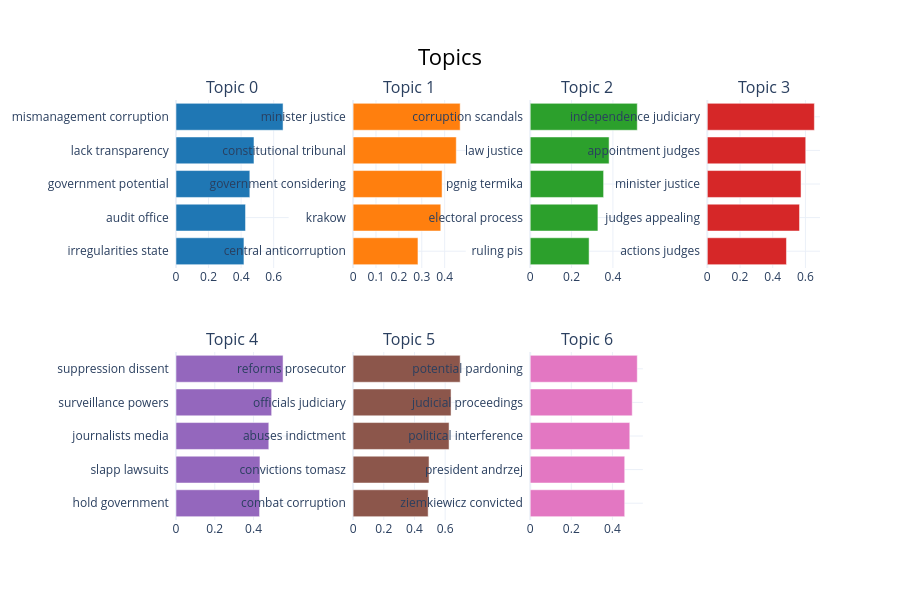
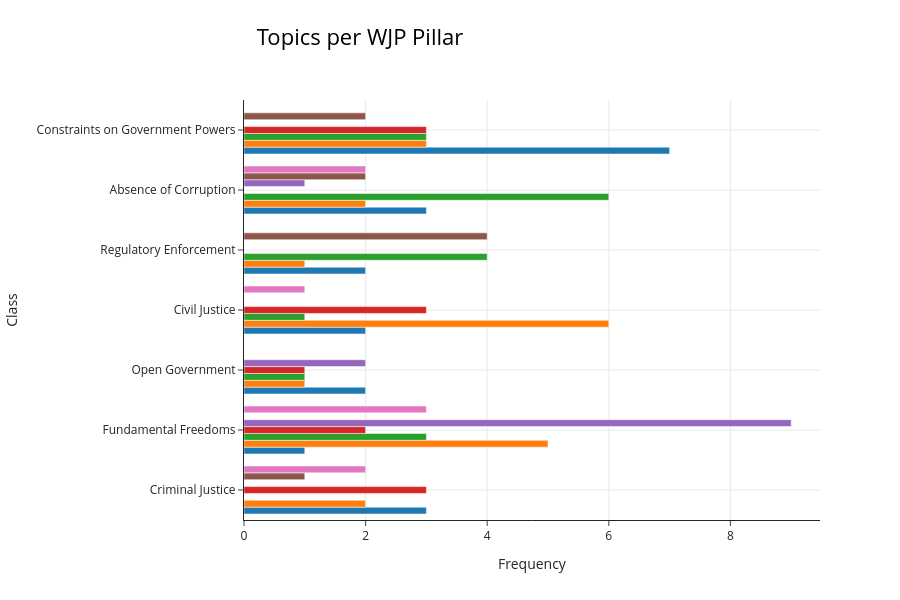
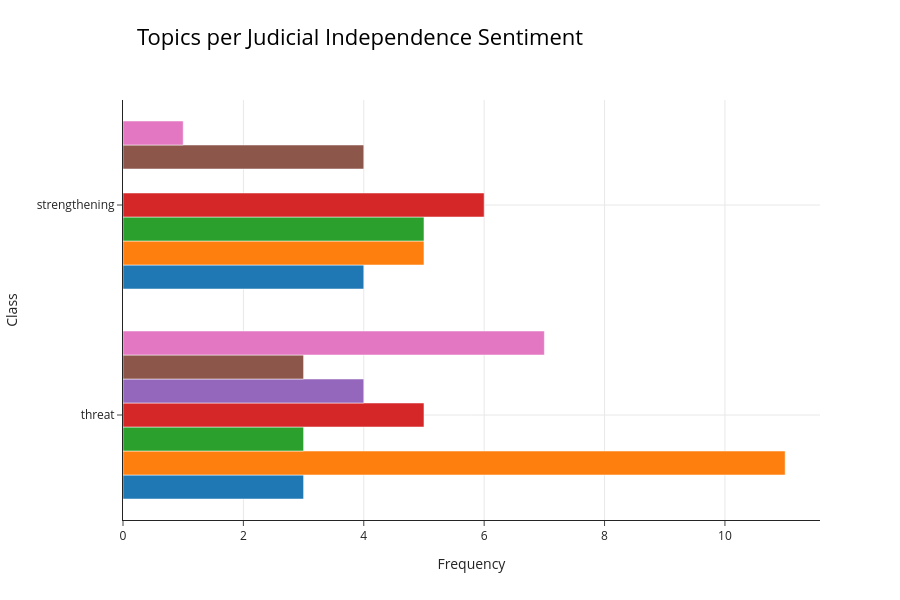

Here is the notebook cell these charts were saved with, in order:
### Code cell
fig_bar = load_figure(f"bar_{COUNTRY}_{MODULE1_STRATEGY}")
fig_bar.update_layout(width=None, height=600)
fig_bar.show()

fig_tpc_pillar = load_figure(f"tpc_{COUNTRY}_{MODULE1_STRATEGY}_pillar")
fig_tpc_pillar.update_layout(width=None, height=600)
fig_tpc_pillar.show()

fig_tpc_sentiment = load_figure(f"tpc_{COUNTRY}_{MODULE1_STRATEGY}_sentiment")
fig_tpc_sentiment.update_layout(width=None, height=600)
fig_tpc_sentiment.show()

### Figure 1 — Plotly figure (JSON) as saved in the notebook; plotly's stock layout.template omitted (floating-point values rounded to 4 significant figures)
{"data": [{"marker": {"color": "#1f77b4"}, "orientation": "h", "type": "bar", "x": [0.4173, 0.427, 0.4535, 0.479, 0.6576], "xaxis": "x", "y": ["irregularities state  ", "audit office  ", "government potential  ", "lack transparency  ", "mismanagement corruption  "], "yaxis": "y"}, {"marker": {"color": "#ff7f0e"}, "orientation": "h", "type": "bar", "x": [0.2833, 0.383, 0.3887, 0.4507, 0.4677], "xaxis": "x2", "y": ["central anticorruption  ", "krakow  ", "government considering  ", "constitutional tribunal  ", "minister justice  "], "yaxis": "y2"}, {"marker": {"color": "#2ca02c"}, "orientation": "h", "type": "bar", "x": [0.2849, 0.3275, 0.355, 0.3816, 0.5179], "xaxis": "x3", "y": ["ruling pis  ", "electoral process  ", "pgnig termika  ", "law justice  ", "corruption scandals  "], "yaxis": "y3"}, {"marker": {"color": "#d62728"}, "orientation": "h", "type": "bar", "x": [0.484, 0.5639, 0.5731, 0.6017, 0.6546], "xaxis": "x4", "y": ["actions judges  ", "judges appealing  ", "minister justice  ", "appointment judges  ", "independence judiciary  "], "yaxis": "y4"}, {"marker": {"color": "#9467bd"}, "orientation": "h", "type": "bar", "x": [0.4311, 0.4331, 0.4788, 0.4935, 0.5524], "xaxis": "x5", "y": ["hold government  ", "slapp lawsuits  ", "journalists media  ", "surveillance powers  ", "suppression dissent  "], "yaxis": "y5"}, {"marker": {"color": "#8c564b"}, "orientation": "h", "type": "bar", "x": [0.4891, 0.4949, 0.6254, 0.6384, 0.6978], "xaxis": "x6", "y": ["combat corruption  ", "convictions tomasz  ", "abuses indictment  ", "officials judiciary  ", "reforms prosecutor  "], "yaxis": "y6"}, {"marker": {"color": "#e377c2"}, "orientation": "h", "type": "bar", "x": [0.4598, 0.4599, 0.4846, 0.4964, 0.5209], "xaxis": "x7", "y": ["ziemkiewicz convicted  ", "president andrzej  ", "political interference  ", "judicial proceedings  ", "potential pardoning  "], "yaxis": "y7"}], "layout": {"annotations": [{"font": {"size": 16}, "showarrow": false, "text": "Topic 0", "x": 0.0875, "xanchor": "center", "xref": "paper", "y": 1, "yanchor": "bottom", "yref": "paper"}, {"font": {"size": 16}, "showarrow": false, "text": "Topic 1", "x": 0.3625, "xanchor": "center", "xref": "paper", "y": 1, "yanchor": "bottom", "yref": "paper"}, {"font": {"size": 16}, "showarrow": false, "text": "Topic 2", "x": 0.6375, "xanchor": "center", "xref": "paper", "y": 1, "yanchor": "bottom", "yref": "paper"}, {"font": {"size": 16}, "showarrow": false, "text": "Topic 3", "x": 0.9125, "xanchor": "center", "xref": "paper", "y": 1, "yanchor": "bottom", "yref": "paper"}, {"font": {"size": 16}, "showarrow": false, "text": "Topic 4", "x": 0.0875, "xanchor": "center", "xref": "paper", "y": 0.4, "yanchor": "bottom", "yref": "paper"}, {"font": {"size": 16}, "showarrow": false, "text": "Topic 5", "x": 0.3625, "xanchor": "center", "xref": "paper", "y": 0.4, "yanchor": "bottom", "yref": "paper"}, {"font": {"size": 16}, "showarrow": false, "text": "Topic 6", "x": 0.6375, "xanchor": "center", "xref": "paper", "y": 0.4, "yanchor": "bottom", "yref": "paper"}], "height": 600, "hoverlabel": {"bgcolor": "white", "font": {"family": "Rockwell", "size": 16}}, "showlegend": false, "title": {"font": {"color": "Black", "size": 22}, "text": "Topics", "x": 0.5, "xanchor": "center", "yanchor": "top"}, "xaxis": {"anchor": "y", "domain": [0, 0.175], "showgrid": true}, "xaxis2": {"anchor": "y2", "domain": [0.275, 0.45], "showgrid": true}, "xaxis3": {"anchor": "y3", "domain": [0.55, 0.725], "showgrid": true}, "xaxis4": {"anchor": "y4", "domain": [0.825, 1], "showgrid": true}, "xaxis5": {"anchor": "y5", "domain": [0, 0.175], "showgrid": true}, "xaxis6": {"anchor": "y6", "domain": [0.275, 0.45], "showgrid": true}, "xaxis7": {"anchor": "y7", "domain": [0.55, 0.725], "showgrid": true}, "xaxis8": {"anchor": "y8", "domain": [0.825, 1], "showgrid": true}, "yaxis": {"anchor": "x", "domain": [0.6, 1], "showgrid": true}, "yaxis2": {"anchor": "x2", "domain": [0.6, 1], "showgrid": true}, "yaxis3": {"anchor": "x3", "domain": [0.6, 1], "showgrid": true}, "yaxis4": {"anchor": "x4", "domain": [0.6, 1], "showgrid": true}, "yaxis5": {"anchor": "x5", "domain": [0, 0.4], "showgrid": true}, "yaxis6": {"anchor": "x6", "domain": [0, 0.4], "showgrid": true}, "yaxis7": {"anchor": "x7", "domain": [0, 0.4], "showgrid": true}, "yaxis8": {"anchor": "x8", "domain": [0, 0.4], "showgrid": true}}}

### Figure 2 — Plotly figure (JSON) as saved in the notebook; plotly's stock layout.template omitted (floating-point values rounded to 4 significant figures)
{"data": [{"hoverinfo": "text", "hovertext": ["<b>Topic 0</b><br>Words: ineffective, financial crimes, crimes, vat, investigations", "<b>Topic 0</b><br>Words: failure investigate, failure, investigate prosecute, prosecute, wrongdoing", "<b>Topic 0</b><br>Words: owned companies, batory foundation, batory, state owned, owned", "<b>Topic 0</b><br>Words: vat fraud, fraud, vat, fraud case, parliamentary committee", "<b>Topic 0</b><br>Words: owned companies, state owned, owned, audit office, supreme audit", "<b>Topic 0</b><br>Words: mismanagement corruption, corruption state, mismanagement, transparency accountability, state", "<b>Topic 0</b><br>Words: suggest significant, misconduct, financial misconduct, significant change, evidence"], "marker": {"color": "#1f77b4"}, "name": "0_mismanagement corruption_lack transpar...", "orientation": "h", "type": "bar", "visible": true, "x": [3, 1, 2, 2, 2, 3, 7], "y": ["Criminal Justice", "Fundamental Freedoms", "Open Government", "Civil Justice", "Regulatory Enforcement", "Absence of Corruption", "Constraints on Government Powers"]}, {"hoverinfo": "text", "hovertext": ["<b>Topic 1</b><br>Words: judge juszczyszyn, appointments promotions, promotions, reinstatement judge, ncj judges", "<b>Topic 1</b><br>Words: judicial, ncj, ruled, judicial reform, opposition", "<b>Topic 1</b><br>Words: pis members, politicization judiciary, president judge, allegations undermines, parallel justice", "<b>Topic 1</b><br>Words: national council, council judiciary, council, delays, national", "<b>Topic 1</b><br>Words: trust institutions, concerns erosion, dariusz filar, judiciary professor, professor dariusz", "<b>Topic 1</b><br>Words: year, old, year old, man, minister", "<b>Topic 1</b><br>Words: news reports, reports, news, party, scheduled"], "marker": {"color": "#ff7f0e"}, "name": "1_minister justice_constitutional tribun...", "orientation": "h", "type": "bar", "visible": true, "x": [2, 5, 1, 6, 1, 2, 3], "y": ["Criminal Justice", "Fundamental Freedoms", "Open Government", "Civil Justice", "Regulatory Enforcement", "Absence of Corruption", "Constraints on Government Powers"]}, {"hoverinfo": "text", "hovertext": ["<b>Topic 2</b><br>Words: envelope elections, envelope, elections, investigating, scandals", "<b>Topic 2</b><br>Words: scandal, visa scandal, visa, scandal involving, scandal visa", "<b>Topic 2</b><br>Words: visa scandal, visa, scandal visa, scandal, ability address", "<b>Topic 2</b><br>Words: days rule, days, fairness, final days, final", "<b>Topic 2</b><br>Words: corruption scandals, scandals, pis, pis party, corrupt practices", "<b>Topic 2</b><br>Words: discusses, discusses challenges, news, reports, news reports"], "marker": {"color": "#2ca02c"}, "name": "2_corruption scandals_law justice_pgnig ...", "orientation": "h", "type": "bar", "visible": true, "x": [3, 1, 1, 4, 6, 3], "y": ["Fundamental Freedoms", "Open Government", "Civil Justice", "Regulatory Enforcement", "Absence of Corruption", "Constraints on Government Powers"]}, {"hoverinfo": "text", "hovertext": ["<b>Topic 3</b><br>Words: tribunal, judges, supreme court, constitutional tribunal, debts", "<b>Topic 3</b><br>Words: disciplinary, disciplinary spokesmen, spokesmen, spokesmen minister, special disciplinary", "<b>Topic 3</b><br>Words: undermining independence, trust legal, tribunal judge, tribunal changes, concerns justice", "<b>Topic 3</b><br>Words: appealing, dismiss court, court presidents, nominated zbigniew, nominated", "<b>Topic 3</b><br>Words: resisting, resisting political, ryszard, judge ryszard, judicial independence"], "marker": {"color": "#d62728"}, "name": "3_independence judiciary_appointment jud...", "orientation": "h", "type": "bar", "visible": true, "x": [3, 2, 1, 3, 3], "y": ["Criminal Justice", "Fundamental Freedoms", "Open Government", "Civil Justice", "Constraints on Government Powers"]}, {"hoverinfo": "text", "hovertext": ["<b>Topic 4</b><br>Words: media, journalists, exemplifies, exemplifies trend, lawsuits", "<b>Topic 4</b><br>Words: documentation, intelligence, intelligence services, services, surveillance", "<b>Topic 4</b><br>Words: public media, media, veto, depoliticize public, duda veto"], "marker": {"color": "#9467bd"}, "name": "4_suppression dissent_surveillance power...", "orientation": "h", "type": "bar", "visible": true, "x": [9, 2, 1], "y": ["Fundamental Freedoms", "Open Government", "Absence of Corruption"]}, {"hoverinfo": "text", "hovertext": ["<b>Topic 5</b><br>Words: rights abuses, past human, abuses, past, human rights", "<b>Topic 5</b><br>Words: power prosecutor, legal consequences, consequences, prosecutor, dismissal national", "<b>Topic 5</b><br>Words: prosecutors, prosecutorial, reforms prosecutor, reforms, prosecutor", "<b>Topic 5</b><br>Words: unlawful, unlawful actions, heads, mariusz maciej, maciej"], "marker": {"color": "#8c564b"}, "name": "5_reforms prosecutor_officials judiciary...", "orientation": "h", "type": "bar", "visible": true, "x": [1, 4, 2, 2], "y": ["Criminal Justice", "Regulatory Enforcement", "Absence of Corruption", "Constraints on Government Powers"]}, {"hoverinfo": "text", "hovertext": ["<b>Topic 6</b><br>Words: magdalena, interference trials, pardoning ziemkiewicz, potential pardoning, ziemkiewicz magdalena", "<b>Topic 6</b><br>Words: pardons, convicted, conflicting, presidential, presidential pardons", "<b>Topic 6</b><br>Words: mandates, potential political, influence legal, dismissal barski, involvement high", "<b>Topic 6</b><br>Words: presidential, presidential pardons, pardons, cba heads, cba"], "marker": {"color": "#e377c2"}, "name": "6_potential pardoning_judicial proceedin...", "orientation": "h", "type": "bar", "visible": true, "x": [2, 3, 1, 2], "y": ["Criminal Justice", "Fundamental Freedoms", "Civil Justice", "Absence of Corruption"]}], "layout": {"height": 600, "hoverlabel": {"bgcolor": "white", "font": {"family": "Rockwell", "size": 16}}, "legend": {"title": {"text": "<b>Global Topic Representation"}}, "showlegend": false, "title": {"font": {"color": "Black", "size": 22}, "text": "Topics per WJP Pillar", "x": 0.4, "xanchor": "center", "y": 0.95, "yanchor": "top"}, "xaxis": {"showgrid": true, "title": {"text": "Frequency"}}, "yaxis": {"showgrid": true, "title": {"text": "Class"}}}}

### Figure 3 — Plotly figure (JSON) as saved in the notebook; plotly's stock layout.template omitted (floating-point values rounded to 4 significant figures)
{"data": [{"hoverinfo": "text", "hovertext": ["<b>Topic 0</b><br>Words: corruption state, mismanagement corruption, mismanagement, owned companies, owned", "<b>Topic 0</b><br>Words: financial misconduct, financial, financial crimes, crimes, demonstrate"], "marker": {"color": "#1f77b4"}, "name": "0_mismanagement corruption_lack transpar...", "orientation": "h", "type": "bar", "visible": true, "x": [3, 4], "y": ["threat", "strengthening"]}, {"hoverinfo": "text", "hovertext": ["<b>Topic 1</b><br>Words: judges, judicial, party, news, news reports", "<b>Topic 1</b><br>Words: national council, council judiciary, juszczyszyn, council, national"], "marker": {"color": "#ff7f0e"}, "name": "1_minister justice_constitutional tribun...", "orientation": "h", "type": "bar", "visible": true, "x": [11, 5], "y": ["threat", "strengthening"]}, {"hoverinfo": "text", "hovertext": ["<b>Topic 2</b><br>Words: visa, days, final days, days rule, scandal", "<b>Topic 2</b><br>Words: scandals, corruption scandals, pis, pis party, corrupt practices"], "marker": {"color": "#2ca02c"}, "name": "2_corruption scandals_law justice_pgnig ...", "orientation": "h", "type": "bar", "visible": true, "x": [3, 5], "y": ["threat", "strengthening"]}, {"hoverinfo": "text", "hovertext": ["<b>Topic 3</b><br>Words: tribunal, constitutional tribunal, judges, constitutional, disciplinary", "<b>Topic 3</b><br>Words: judges, disciplinary, dismiss, minister justice, presidents nominated"], "marker": {"color": "#d62728"}, "name": "3_independence judiciary_appointment jud...", "orientation": "h", "type": "bar", "visible": true, "x": [5, 6], "y": ["threat", "strengthening"]}, {"hoverinfo": "text", "hovertext": ["<b>Topic 4</b><br>Words: lawsuits, slapp, slapp lawsuits, constitutional principles, principles"], "marker": {"color": "#9467bd"}, "name": "4_suppression dissent_surveillance power...", "orientation": "h", "type": "bar", "visible": true, "x": [4], "y": ["threat"]}, {"hoverinfo": "text", "hovertext": ["<b>Topic 5</b><br>Words: abuse power, wrongful, power prosecutor, wrongful convictions, lack accountability", "<b>Topic 5</b><br>Words: unlawful, prosecutors, ensure, rights abuses, reforms prosecutor"], "marker": {"color": "#8c564b"}, "name": "5_reforms prosecutor_officials judiciary...", "orientation": "h", "type": "bar", "visible": true, "x": [3, 4], "y": ["threat", "strengthening"]}, {"hoverinfo": "text", "hovertext": ["<b>Topic 6</b><br>Words: pardons, interference, potential political, convicted, political interference", "<b>Topic 6</b><br>Words: presidential, presidential pardons, cba heads, pardons, invalid"], "marker": {"color": "#e377c2"}, "name": "6_potential pardoning_judicial proceedin...", "orientation": "h", "type": "bar", "visible": true, "x": [7, 1], "y": ["threat", "strengthening"]}], "layout": {"height": 600, "hoverlabel": {"bgcolor": "white", "font": {"family": "Rockwell", "size": 16}}, "legend": {"title": {"text": "<b>Global Topic Representation"}}, "showlegend": false, "title": {"font": {"color": "Black", "size": 22}, "text": "Topics per Judicial Independence Sentiment", "x": 0.4, "xanchor": "center", "y": 0.95, "yanchor": "top"}, "xaxis": {"showgrid": true, "title": {"text": "Frequency"}}, "yaxis": {"showgrid": true, "title": {"text": "Class"}}}}
